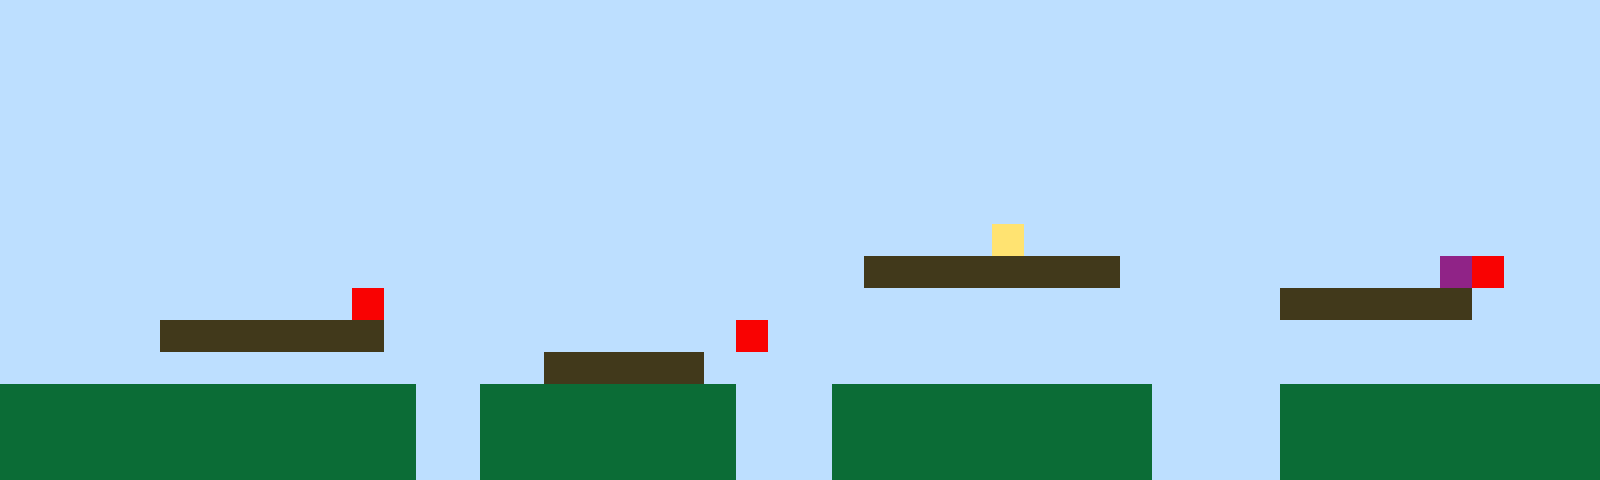

This is a level from a 2D game, rendered from its Tiled map with the project's own tilesets. A one-line summary and the complete map file follow:
An orthogonal 50x15 tile map with 32x32 px tiles, 1 tile layer (Tile Layer 1).

<map version="1.10" tiledversion="1.11.2" orientation="orthogonal" renderorder="right-up" width="50" height="15" tilewidth="32" tileheight="32" infinite="0" nextlayerid="2" nextobjectid="1"><editorsettings><export target="map1.csv" format="csv" /></editorsettings><tileset firstgid="1" name="sprites" tilewidth="32" tileheight="32" tilecount="6" columns="3"><image source="sprites.png" width="96" height="64" /></tileset><layer id="1" name="Tile Layer 1" width="50" height="15"><data encoding="csv">1,1,1,1,1,1,1,1,1,1,1,1,1,1,1,1,1,1,1,1,1,1,1,1,1,1,1,1,1,1,1,1,1,1,1,1,1,1,1,1,1,1,1,1,1,1,1,1,1,1,1,1,1,1,1,1,1,1,1,1,1,1,1,1,1,1,1,1,1,1,1,1,1,1,1,1,1,1,1,1,1,1,1,1,1,1,1,1,1,1,1,1,1,1,1,1,1,1,1,1,1,1,1,1,1,1,1,1,1,1,1,1,1,1,1,1,1,1,1,1,1,1,1,1,1,1,1,1,1,1,1,1,1,1,1,1,1,1,1,1,1,1,1,1,1,1,1,1,1,1,1,1,1,1,1,1,1,1,1,1,1,1,1,1,1,1,1,1,1,1,1,1,1,1,1,1,1,1,1,1,1,1,1,1,1,1,1,1,1,1,1,1,1,1,1,1,1,1,1,1,1,1,1,1,1,1,1,1,1,1,1,1,1,1,1,1,1,1,1,1,1,1,1,1,1,1,1,1,1,1,1,1,1,1,1,1,1,1,1,1,1,1,1,1,1,1,1,1,1,1,1,1,1,1,1,1,1,1,1,1,1,1,1,1,1,1,1,1,1,1,1,1,1,1,1,1,1,1,1,1,1,1,1,1,1,1,1,1,1,1,1,1,1,1,1,1,1,1,1,1,1,1,1,1,1,1,1,1,1,1,1,1,1,1,1,1,1,1,1,1,1,1,1,1,1,1,1,1,1,1,1,1,1,1,1,1,1,1,1,1,1,1,1,1,1,1,1,1,1,1,1,1,1,1,1,1,1,1,1,1,1,1,1,1,1,1,1,1,1,1,1,1,1,1,1,1,1,1,1,1,1,4,1,1,1,1,1,1,1,1,1,1,1,1,1,1,1,1,1,1,1,1,1,1,1,1,1,1,1,1,1,1,1,1,1,1,1,1,1,1,1,1,1,1,1,1,1,3,3,3,3,3,3,3,3,1,1,1,1,1,1,1,1,1,1,6,5,1,1,1,1,1,1,1,1,1,1,1,1,1,1,5,1,1,1,1,1,1,1,1,1,1,1,1,1,1,1,1,1,1,1,1,1,1,1,1,1,1,1,1,3,3,3,3,3,3,1,1,1,1,1,1,1,1,1,3,3,3,3,3,3,3,1,1,1,1,1,1,1,1,1,1,1,5,1,1,1,1,1,1,1,1,1,1,1,1,1,1,1,1,1,1,1,1,1,1,1,1,1,1,1,1,1,1,1,1,1,1,1,1,1,1,1,1,1,1,1,3,3,3,3,3,1,1,1,1,1,1,1,1,1,1,1,1,1,1,1,1,1,1,1,1,1,1,1,1,1,1,1,1,2,2,2,2,2,2,2,2,2,2,2,2,2,1,1,2,2,2,2,2,2,2,2,1,1,1,2,2,2,2,2,2,2,2,2,2,1,1,1,1,2,2,2,2,2,2,2,2,2,2,2,2,2,2,2,2,2,2,2,2,2,2,2,1,1,2,2,2,2,2,2,2,2,1,1,1,2,2,2,2,2,2,2,2,2,2,1,1,1,1,2,2,2,2,2,2,2,2,2,2,2,2,2,2,2,2,2,2,2,2,2,2,2,1,1,2,2,2,2,2,2,2,2,1,1,1,2,2,2,2,2,2,2,2,2,2,1,1,1,1,2,2,2,2,2,2,2,2,2,2</data></layer></map>
